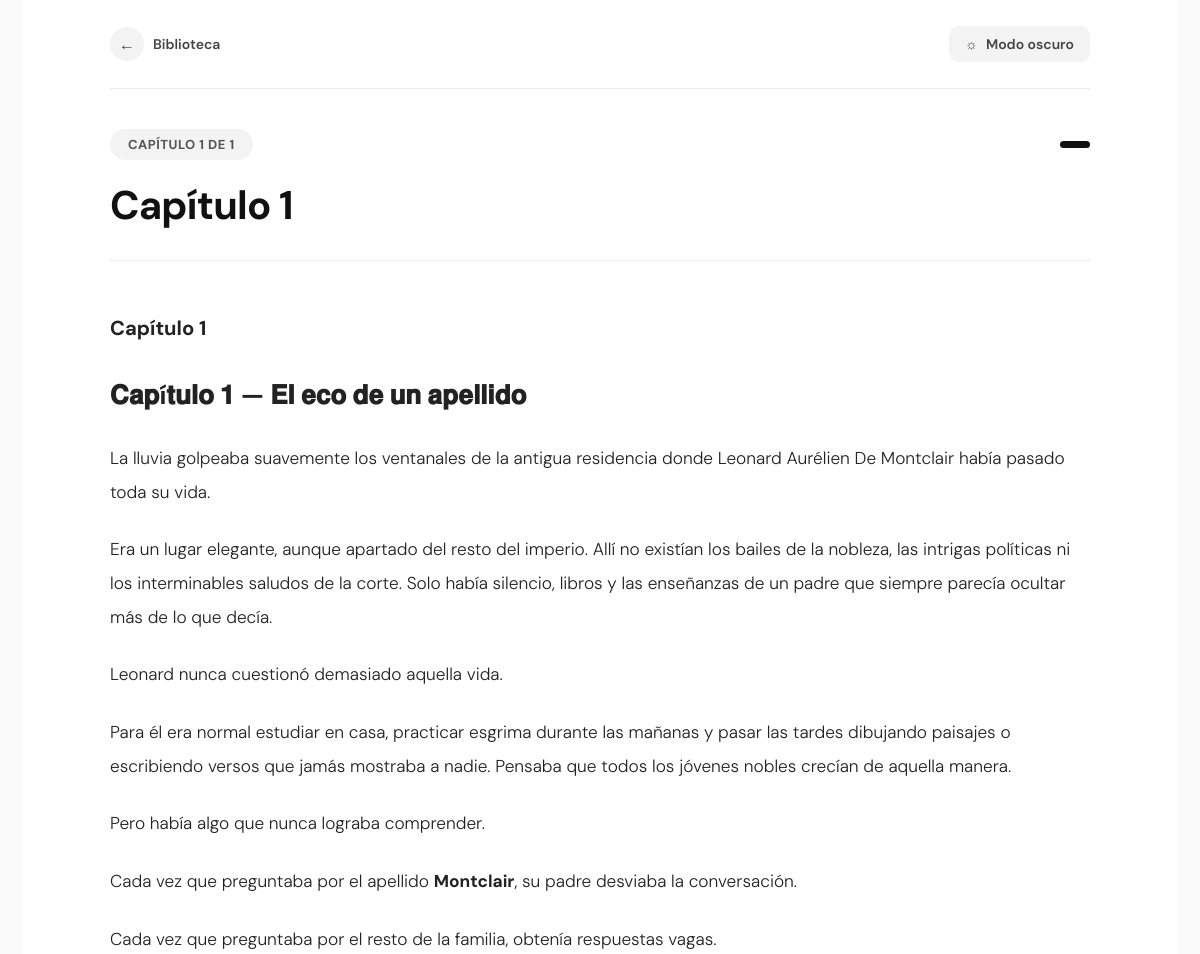
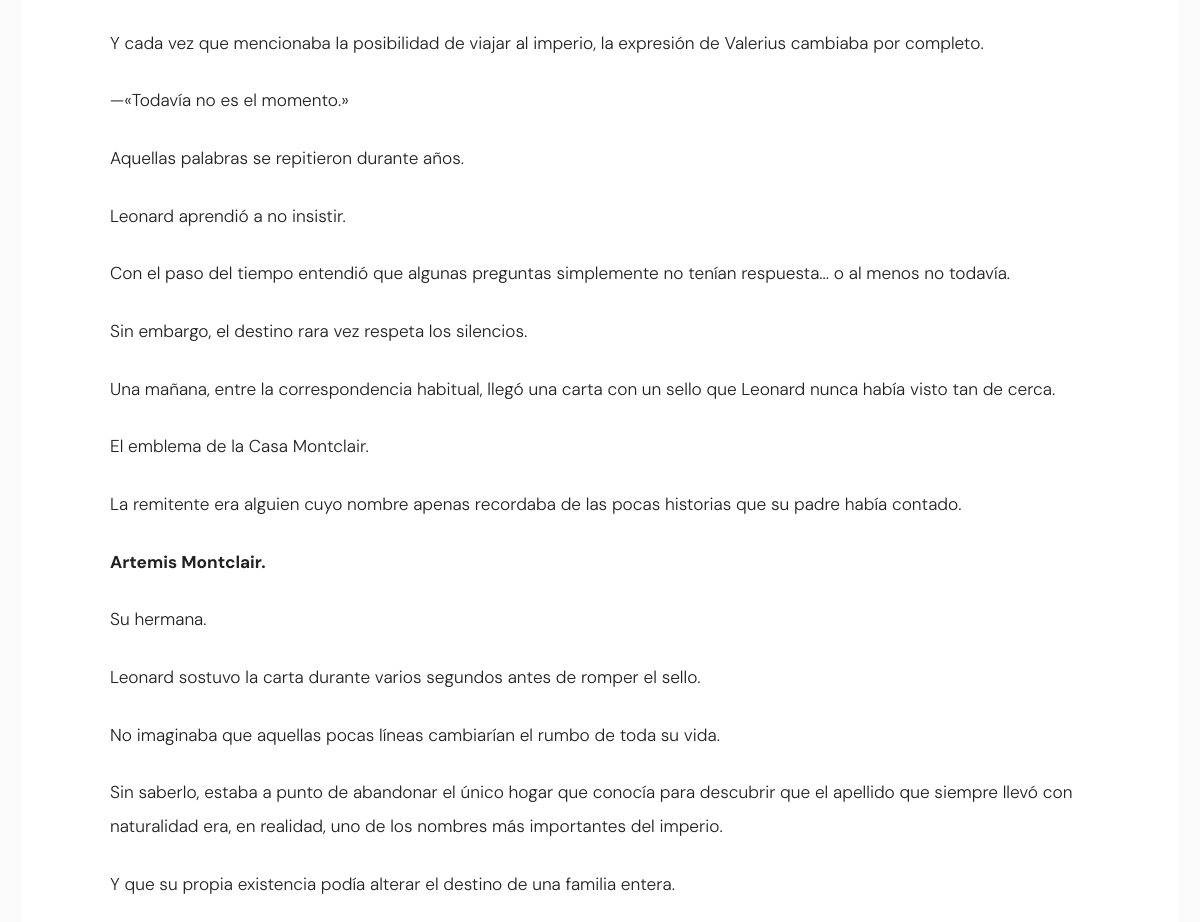
Screenshot of /libro/8/leer/?cap=1 with the database file from the repository (2 pictures, top to bottom).
### blog/models.py (models this page shows, shortened)
class Capitulo(models.Model):
    id_capitulo = models.AutoField(primary_key=True)
    libro = models.ForeignKey(Libro, models.CASCADE, related_name='capitulos')
    numero = models.PositiveIntegerField()
    titulo = models.CharField(max_length=200)
    contenido = models.TextField()
    palabras = models.PositiveIntegerField(default=0, blank=True)
    fecha_creacion = models.DateTimeField(default=timezone.now, blank=True)
    class Meta:
        db_table = 'capitulo'
        ordering = ['numero']
        unique_together = ('libro', 'numero')

### blog/views.py (the view, shortened to what this page needs)
# urls.py: path('libro/<int:libro_id>/leer/', views.leer_capitulo, name='leer_capitulo'),
def leer_capitulo(request, libro_id):
    libro = get_object_or_404(Libro, id_libro=libro_id)
    try:
        numero_cap = int(request.GET.get('cap', 1))
    except (TypeError, ValueError):
        numero_cap = 1
    capitulo = get_object_or_404(Capitulo, libro=libro, numero=numero_cap)
    total_capitulos = Capitulo.objects.filter(libro=libro).count()
    parrafos = [p.strip() for p in capitulo.contenido.split('\n\n') if p.strip()]
    contexto = {
        'libro': libro,
        'capitulo': {
            'indice': capitulo.numero,
            'total': total_capitulos,
            'rango_total': range(1, total_capitulos + 1),
            'parrafos': parrafos,
            'data': {
                'title': capitulo.titulo,
            }
        },
    }
    if request.headers.get('X-Requested-With') == 'fetch' or request.GET.get('fragment') == '1':
        return render(request, 'blog/lector_fragmento.html', contexto)
    return render(request, 'blog/lector2.html', contexto)

### blog/templates/blog/lector2.html (shortened to what this page needs)
<!DOCTYPE html>
<html lang="es">
<head>
</head>
<body>
<div class="reader-container">
    <div class="reader-topbar">
        <a class="back-link" href="{% url 'blog:perfil_libro' libro.id_libro %}">
            <span class="icn">←</span>
            Biblioteca
        </a>
        <button class="theme-btn" id="themeToggle" aria-label="Cambiar a modo oscuro">
            <span id="themeIcon">☼</span>
            <span id="themeLabel">Modo oscuro</span>
        </button>
    </div>
    <div id="chaptersFeed">
        {% include 'blog/lector_fragmento.html' %}
    </div>
</div>
</body>
</html>

### blog/templates/blog/lector_fragmento.html
<article class="chapter-block" data-indice="{{ capitulo.indice }}" data-total="{{ capitulo.total }}">
    <div class="chapter-meta-row">
        <div class="chapter-pill">
            <span>CAPÍTULO {{ capitulo.indice }} DE {{ capitulo.total }}</span>
        </div>
        <div class="progress-segments">
            {% for i in capitulo.rango_total %}
                <span class="{% if i <= capitulo.indice %}filled{% endif %}"></span>
            {% endfor %}
        </div>
    </div>
    <div class="chapter-title">
        <h1>{{ capitulo.data.title }}</h1>
    </div>
    <div class="reader-content">
        {% for parrafo in capitulo.parrafos %}
            <p>{{parrafo|safe }}</p>
        {% endfor %}
    </div>
</article>

### blog/templates/blog/lector2.html (style rules this page uses)
body { margin:0; background:#fafafa; font-family:'DM Sans',Helvetica,Arial,sans-serif; transition:background .2s ease; }
.reader-container { max-width:980px; min-height:100vh; margin:auto; background:#ffffff; padding:0 88px 80px; transition:background .2s ease; }
.reader-topbar { display:flex; justify-content:space-between; align-items:center; padding:26px 0; border-bottom:1px solid #ececec; margin-bottom:40px; }
.back-link { display:inline-flex; align-items:center; gap:9px; color:#444; text-decoration:none; font-size:14px; font-weight:600; background:none; border:none; cursor:pointer; font-family:inherit; padding:0; }
.back-link .icn { display:inline-flex; align-items:center; justify-content:center; width:34px; height:34px; border-radius:50%; background:#f3f3f3; font-size:16px; flex-shrink:0; }
.theme-btn { display:inline-flex; align-items:center; gap:8px; background:#f3f3f3; border:none; border-radius:10px; color:#444; font-size:14px; font-weight:600; cursor:pointer; padding:9px 16px; font-family:inherit; }
.chapter-meta-row { display:flex; align-items:center; justify-content:space-between; flex-wrap:wrap; gap:14px; margin-bottom:8px; }
.chapter-pill { display:inline-flex; align-items:center; gap:8px; background:#f3f3f3; border-radius:100px; padding:7px 18px; }
.chapter-pill span { font-size:13px; font-weight:700; letter-spacing:.04em; color:#555; }
.progress-segments { display:flex; gap:6px; }
.progress-segments span { width:30px; height:7px; border-radius:4px; background:#e5e5e5; }
.progress-segments span.filled { background:#111; }
.chapter-title { margin-top:22px; margin-bottom:48px; padding-bottom:32px; border-bottom:1px solid #ececec; }
.chapter-title h1 { margin:0; font-size:2.5rem; font-weight:700; color:#111; font-family:'DM Sans',Helvetica,Arial,sans-serif; line-height:1.15; letter-spacing:-.02em; }
.reader-content { font-size:1.08rem; line-height:1.95; color:#222; font-family:'DM Sans',Helvetica,Arial,sans-serif; font-weight:300; transition:font-size .15s ease, color .2s ease; }
.reader-content p { margin:0 0 1.5rem 0; }
.chapter-block { margin-bottom:0; }

### rows the page displays
Capitulo: data "Capítulo 1", parrafos "Capítulo 1 𝐂𝐚𝐩í𝐭𝐮𝐥𝐨 𝟏 — 𝐄𝐥 𝐞𝐜𝐨 𝐝𝐞 𝐮𝐧 𝐚𝐩𝐞𝐥𝐥𝐢𝐝𝐨 La lluvia golpeaba suavemente los ventanales de la antigua residencia donde Leonard Aurélien De Montclair había pasado toda su vida. Era un lugar elegante, aunque apartado del resto del imperio. Allí no existían los bailes de la nobleza, las intrigas políticas ni los interminables saludos de la corte. Solo había silencio, libros y las enseñanzas de un padre que siempre parecía ocultar más de lo que decía. Leonard nunca cuestionó demasiado aquella vida. Para él era normal estudiar en casa, practicar esgrima durante las mañanas y pasar las tardes dibujando paisajes o escribiendo versos que jamás mostraba a nadie. Pensaba que todos los jóvenes…"

### other values shown
{{ capitulo.indice }} "1"
{{ capitulo.total }} "1"
